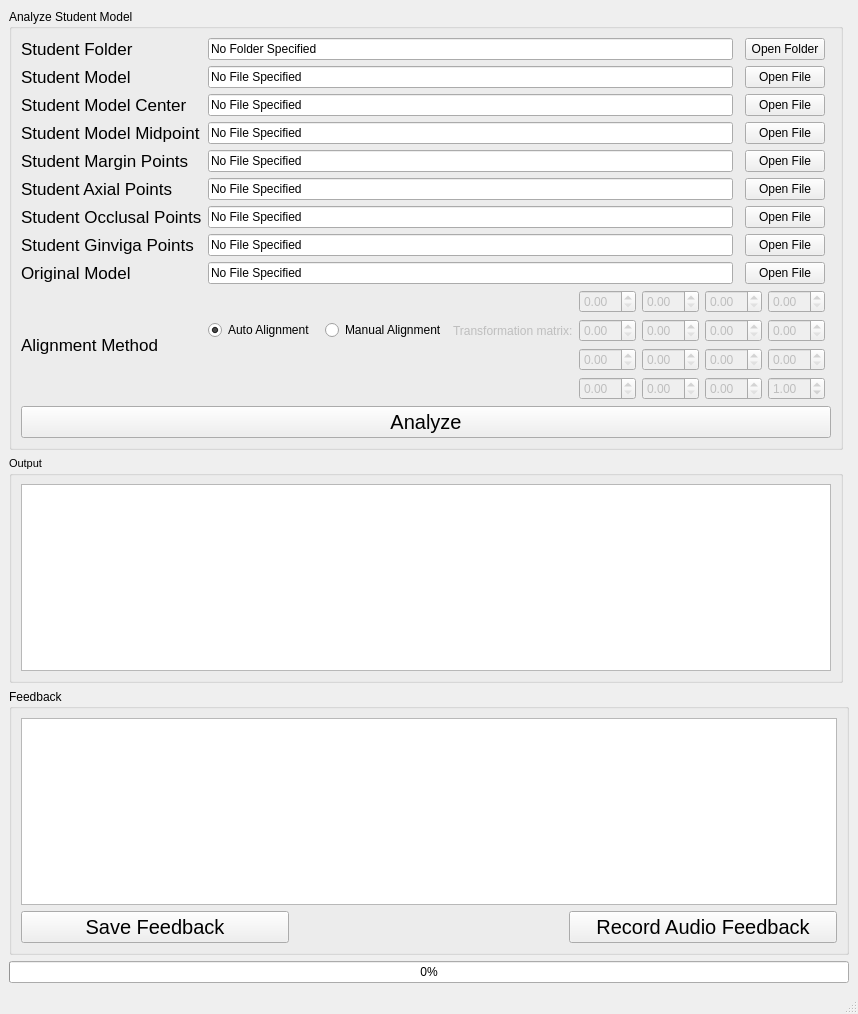
<?xml version="1.0" encoding="UTF-8"?>
<ui version="4.0">
 <class>MainWindow</class>
 <widget class="QMainWindow" name="MainWindow">
  <property name="geometry">
   <rect>
    <x>0</x>
    <y>0</y>
    <width>858</width>
    <height>1014</height>
   </rect>
  </property>
  <property name="font">
   <font>
    <family>Arial</family>
   </font>
  </property>
  <property name="focusPolicy">
   <enum>Qt::StrongFocus</enum>
  </property>
  <property name="windowTitle">
   <string>DentalAnalyzer</string>
  </property>
  <widget class="QWidget" name="centralwidget">
   <layout class="QGridLayout" name="gridLayout_4">
    <item row="2" column="0">
     <widget class="QProgressBar" name="progressBar">
      <property name="value">
       <number>0</number>
      </property>
     </widget>
    </item>
    <item row="1" column="0">
     <layout class="QGridLayout" name="gridLayout_3">
      <item row="1" column="0">
       <widget class="QGroupBox" name="groupBox_2">
        <property name="font">
         <font>
          <family>Arial</family>
          <pointsize>8</pointsize>
         </font>
        </property>
        <property name="title">
         <string>Output</string>
        </property>
        <layout class="QGridLayout" name="gridLayout_6">
         <item row="0" column="0">
          <widget class="QTextBrowser" name="textBrowserOutput">
           <property name="enabled">
            <bool>true</bool>
           </property>
           <property name="font">
            <font>
             <family>Arial</family>
             <pointsize>12</pointsize>
            </font>
           </property>
           <property name="html">
            <string>&lt;!DOCTYPE HTML PUBLIC &quot;-//W3C//DTD HTML 4.0//EN&quot; &quot;http://www.w3.org/TR/REC-html40/strict.dtd&quot;&gt;
&lt;html&gt;&lt;head&gt;&lt;meta name=&quot;qrichtext&quot; content=&quot;1&quot; /&gt;&lt;style type=&quot;text/css&quot;&gt;
p, li { white-space: pre-wrap; }
&lt;/style&gt;&lt;/head&gt;&lt;body style=&quot; font-family:'Arial','Arial','Arial'; font-size:12pt; font-weight:400; font-style:normal;&quot;&gt;
&lt;p align=&quot;center&quot; style=&quot;-qt-paragraph-type:empty; margin-top:0px; margin-bottom:0px; margin-left:0px; margin-right:0px; -qt-block-indent:0; text-indent:0px;&quot;&gt;&lt;br /&gt;&lt;/p&gt;&lt;/body&gt;&lt;/html&gt;</string>
           </property>
          </widget>
         </item>
        </layout>
       </widget>
      </item>
      <item row="2" column="0" colspan="2">
       <widget class="QGroupBox" name="groupBox">
        <property name="title">
         <string>Feedback</string>
        </property>
        <layout class="QGridLayout" name="gridLayout_5">
         <item row="1" column="2">
          <widget class="QPushButton" name="pushButtonRecordAudio">
           <property name="font">
            <font>
             <family>Arial</family>
             <pointsize>15</pointsize>
            </font>
           </property>
           <property name="text">
            <string>Record Audio Feedback</string>
           </property>
          </widget>
         </item>
         <item row="1" column="0">
          <widget class="QPushButton" name="pushButtonSaveFeedback">
           <property name="font">
            <font>
             <family>Arial</family>
             <pointsize>15</pointsize>
            </font>
           </property>
           <property name="text">
            <string>Save Feedback</string>
           </property>
          </widget>
         </item>
         <item row="0" column="0" colspan="3">
          <widget class="QTextEdit" name="textEdit">
           <property name="font">
            <font>
             <family>Arial</family>
             <pointsize>12</pointsize>
            </font>
           </property>
          </widget>
         </item>
        </layout>
       </widget>
      </item>
      <item row="0" column="0">
       <widget class="QGroupBox" name="GroupBoxAnalyze">
        <property name="enabled">
         <bool>true</bool>
        </property>
        <property name="font">
         <font>
          <family>Arial</family>
         </font>
        </property>
        <property name="mouseTracking">
         <bool>false</bool>
        </property>
        <property name="focusPolicy">
         <enum>Qt::NoFocus</enum>
        </property>
        <property name="autoFillBackground">
         <bool>false</bool>
        </property>
        <property name="title">
         <string>Analyze Student Model</string>
        </property>
        <property name="flat">
         <bool>false</bool>
        </property>
        <layout class="QGridLayout" name="gridLayout" columnstretch="0,0,0,0,0">
         <item row="5" column="0">
          <widget class="QLabel" name="label_4">
           <property name="font">
            <font>
             <family>Arial</family>
             <pointsize>13</pointsize>
            </font>
           </property>
           <property name="text">
            <string>Student Axial Points</string>
           </property>
          </widget>
         </item>
         <item row="11" column="0">
          <widget class="QLabel" name="label_8">
           <property name="font">
            <font>
             <family>Arial</family>
             <pointsize>13</pointsize>
            </font>
           </property>
           <property name="text">
            <string>Alignment Method</string>
           </property>
          </widget>
         </item>
         <item row="6" column="0">
          <widget class="QLabel" name="label_5">
           <property name="font">
            <font>
             <family>Arial</family>
             <pointsize>13</pointsize>
            </font>
           </property>
           <property name="text">
            <string>Student Occlusal Points</string>
           </property>
          </widget>
         </item>
         <item row="11" column="1" colspan="3">
          <layout class="QGridLayout" name="gridLayout_2" columnstretch="4,3,1,1,1,1,0">
           <item row="0" column="3">
            <widget class="QDoubleSpinBox" name="doubleSpinBox_11">
             <property name="enabled">
              <bool>false</bool>
             </property>
             <property name="prefix">
              <string/>
             </property>
            </widget>
           </item>
           <item row="2" column="3">
            <widget class="QDoubleSpinBox" name="doubleSpinBox_31">
             <property name="enabled">
              <bool>false</bool>
             </property>
            </widget>
           </item>
           <item row="2" column="5">
            <widget class="QDoubleSpinBox" name="doubleSpinBox_33">
             <property name="enabled">
              <bool>false</bool>
             </property>
            </widget>
           </item>
           <item row="1" column="2">
            <widget class="QLabel" name="labelTransformationMatrix">
             <property name="enabled">
              <bool>false</bool>
             </property>
             <property name="text">
              <string>Transformation matrix:</string>
             </property>
            </widget>
           </item>
           <item row="1" column="3">
            <widget class="QDoubleSpinBox" name="doubleSpinBox_21">
             <property name="enabled">
              <bool>false</bool>
             </property>
            </widget>
           </item>
           <item row="1" column="4">
            <widget class="QDoubleSpinBox" name="doubleSpinBox_22">
             <property name="enabled">
              <bool>false</bool>
             </property>
            </widget>
           </item>
           <item row="2" column="4">
            <widget class="QDoubleSpinBox" name="doubleSpinBox_32">
             <property name="enabled">
              <bool>false</bool>
             </property>
            </widget>
           </item>
           <item row="0" column="4">
            <widget class="QDoubleSpinBox" name="doubleSpinBox_12">
             <property name="enabled">
              <bool>false</bool>
             </property>
            </widget>
           </item>
           <item row="1" column="1">
            <widget class="QRadioButton" name="radioButtonManualAlignment">
             <property name="text">
              <string>Manual Alignment</string>
             </property>
            </widget>
           </item>
           <item row="1" column="5">
            <widget class="QDoubleSpinBox" name="doubleSpinBox_23">
             <property name="enabled">
              <bool>false</bool>
             </property>
            </widget>
           </item>
           <item row="2" column="6">
            <widget class="QDoubleSpinBox" name="doubleSpinBox_34">
             <property name="enabled">
              <bool>false</bool>
             </property>
            </widget>
           </item>
           <item row="1" column="6">
            <widget class="QDoubleSpinBox" name="doubleSpinBox_24">
             <property name="enabled">
              <bool>false</bool>
             </property>
            </widget>
           </item>
           <item row="0" column="6">
            <widget class="QDoubleSpinBox" name="doubleSpinBox_14">
             <property name="enabled">
              <bool>false</bool>
             </property>
            </widget>
           </item>
           <item row="0" column="5">
            <widget class="QDoubleSpinBox" name="doubleSpinBox_13">
             <property name="enabled">
              <bool>false</bool>
             </property>
            </widget>
           </item>
           <item row="1" column="0">
            <widget class="QRadioButton" name="radioButtonAutoAlignment">
             <property name="text">
              <string>Auto Alignment</string>
             </property>
             <property name="checked">
              <bool>true</bool>
             </property>
            </widget>
           </item>
           <item row="3" column="4">
            <widget class="QDoubleSpinBox" name="doubleSpinBox_42">
             <property name="enabled">
              <bool>false</bool>
             </property>
            </widget>
           </item>
           <item row="3" column="5">
            <widget class="QDoubleSpinBox" name="doubleSpinBox_43">
             <property name="enabled">
              <bool>false</bool>
             </property>
            </widget>
           </item>
           <item row="3" column="6">
            <widget class="QDoubleSpinBox" name="doubleSpinBox_44">
             <property name="enabled">
              <bool>false</bool>
             </property>
             <property name="value">
              <double>1.000000000000000</double>
             </property>
            </widget>
           </item>
           <item row="3" column="3">
            <widget class="QDoubleSpinBox" name="doubleSpinBox_41">
             <property name="enabled">
              <bool>false</bool>
             </property>
            </widget>
           </item>
          </layout>
         </item>
         <item row="2" column="3">
          <widget class="QPushButton" name="pushButtonStudentCenter">
           <property name="text">
            <string>Open File</string>
           </property>
          </widget>
         </item>
         <item row="0" column="3">
          <widget class="QPushButton" name="pushButtonStudentFolder">
           <property name="text">
            <string>Open Folder</string>
           </property>
           <property name="checkable">
            <bool>false</bool>
           </property>
           <property name="checked">
            <bool>false</bool>
           </property>
           <property name="autoRepeat">
            <bool>false</bool>
           </property>
           <property name="default">
            <bool>false</bool>
           </property>
           <property name="flat">
            <bool>false</bool>
           </property>
          </widget>
         </item>
         <item row="3" column="0">
          <widget class="QLabel" name="label_11">
           <property name="font">
            <font>
             <family>Arial</family>
             <pointsize>13</pointsize>
            </font>
           </property>
           <property name="text">
            <string>Student Model Midpoint</string>
           </property>
          </widget>
         </item>
         <item row="0" column="1">
          <widget class="QLineEdit" name="lineEditStudentFolder">
           <property name="focusPolicy">
            <enum>Qt::ClickFocus</enum>
           </property>
           <property name="text">
            <string>No Folder Specified</string>
           </property>
           <property name="readOnly">
            <bool>true</bool>
           </property>
          </widget>
         </item>
         <item row="4" column="1">
          <widget class="QLineEdit" name="lineEditStudentMarginPoints">
           <property name="focusPolicy">
            <enum>Qt::ClickFocus</enum>
           </property>
           <property name="text">
            <string>No File Specified</string>
           </property>
           <property name="readOnly">
            <bool>true</bool>
           </property>
          </widget>
         </item>
         <item row="1" column="0">
          <widget class="QLabel" name="label_2">
           <property name="font">
            <font>
             <family>Arial</family>
             <pointsize>13</pointsize>
            </font>
           </property>
           <property name="text">
            <string>Student Model</string>
           </property>
          </widget>
         </item>
         <item row="8" column="0">
          <widget class="QLabel" name="label_7">
           <property name="font">
            <font>
             <family>Arial</family>
             <pointsize>13</pointsize>
            </font>
           </property>
           <property name="text">
            <string>Original Model</string>
           </property>
          </widget>
         </item>
         <item row="2" column="0">
          <widget class="QLabel" name="label_10">
           <property name="font">
            <font>
             <family>Arial</family>
             <pointsize>13</pointsize>
            </font>
           </property>
           <property name="text">
            <string>Student Model Center</string>
           </property>
          </widget>
         </item>
         <item row="7" column="3">
          <widget class="QPushButton" name="pushButtonStudentGingivaPoints">
           <property name="text">
            <string>Open File</string>
           </property>
          </widget>
         </item>
         <item row="2" column="1">
          <widget class="QLineEdit" name="lineEditStudentCenter">
           <property name="text">
            <string>No File Specified</string>
           </property>
           <property name="readOnly">
            <bool>true</bool>
           </property>
          </widget>
         </item>
         <item row="1" column="3">
          <widget class="QPushButton" name="pushButtonStudentModel">
           <property name="text">
            <string>Open File</string>
           </property>
          </widget>
         </item>
         <item row="7" column="1">
          <widget class="QLineEdit" name="lineEditStudentGingivaPoints">
           <property name="focusPolicy">
            <enum>Qt::ClickFocus</enum>
           </property>
           <property name="text">
            <string>No File Specified</string>
           </property>
           <property name="readOnly">
            <bool>true</bool>
           </property>
          </widget>
         </item>
         <item row="7" column="0">
          <widget class="QLabel" name="label_6">
           <property name="font">
            <font>
             <family>Arial</family>
             <pointsize>13</pointsize>
            </font>
           </property>
           <property name="frameShape">
            <enum>QFrame::NoFrame</enum>
           </property>
           <property name="text">
            <string>Student Ginviga Points</string>
           </property>
          </widget>
         </item>
         <item row="3" column="1">
          <widget class="QLineEdit" name="lineEditStudentMidpoint">
           <property name="text">
            <string>No File Specified</string>
           </property>
           <property name="readOnly">
            <bool>true</bool>
           </property>
          </widget>
         </item>
         <item row="6" column="3">
          <widget class="QPushButton" name="pushButtonStudentOcclusalPoints">
           <property name="text">
            <string>Open File</string>
           </property>
          </widget>
         </item>
         <item row="20" column="0" colspan="5">
          <widget class="QPushButton" name="pushButtonAnalyze">
           <property name="font">
            <font>
             <family>Arial</family>
             <pointsize>15</pointsize>
            </font>
           </property>
           <property name="text">
            <string>Analyze</string>
           </property>
          </widget>
         </item>
         <item row="8" column="3">
          <widget class="QPushButton" name="pushButtonOriginalModel">
           <property name="text">
            <string>Open File</string>
           </property>
          </widget>
         </item>
         <item row="6" column="1">
          <widget class="QLineEdit" name="lineEditStudentOcclusalPoints">
           <property name="focusPolicy">
            <enum>Qt::ClickFocus</enum>
           </property>
           <property name="text">
            <string>No File Specified</string>
           </property>
           <property name="readOnly">
            <bool>true</bool>
           </property>
          </widget>
         </item>
         <item row="1" column="1">
          <widget class="QLineEdit" name="lineEditStudentModel">
           <property name="focusPolicy">
            <enum>Qt::ClickFocus</enum>
           </property>
           <property name="text">
            <string>No File Specified</string>
           </property>
           <property name="readOnly">
            <bool>true</bool>
           </property>
          </widget>
         </item>
         <item row="4" column="3">
          <widget class="QPushButton" name="pushButtonStudentMarginPoints">
           <property name="text">
            <string>Open File</string>
           </property>
          </widget>
         </item>
         <item row="4" column="0">
          <widget class="QLabel" name="label_3">
           <property name="font">
            <font>
             <family>Arial</family>
             <pointsize>13</pointsize>
            </font>
           </property>
           <property name="text">
            <string>Student Margin Points</string>
           </property>
          </widget>
         </item>
         <item row="3" column="3">
          <widget class="QPushButton" name="pushButtonStudentMidpoint">
           <property name="text">
            <string>Open File</string>
           </property>
          </widget>
         </item>
         <item row="0" column="0">
          <widget class="QLabel" name="label">
           <property name="font">
            <font>
             <family>Arial</family>
             <pointsize>13</pointsize>
            </font>
           </property>
           <property name="text">
            <string>Student Folder</string>
           </property>
          </widget>
         </item>
         <item row="5" column="3">
          <widget class="QPushButton" name="pushButtonStudentAxialPoints">
           <property name="text">
            <string>Open File</string>
           </property>
          </widget>
         </item>
         <item row="5" column="1">
          <widget class="QLineEdit" name="lineEditStudentAxialPoints">
           <property name="focusPolicy">
            <enum>Qt::ClickFocus</enum>
           </property>
           <property name="text">
            <string>No File Specified</string>
           </property>
           <property name="readOnly">
            <bool>true</bool>
           </property>
          </widget>
         </item>
         <item row="8" column="1">
          <widget class="QLineEdit" name="lineEditOriginalModel">
           <property name="text">
            <string>No File Specified</string>
           </property>
           <property name="readOnly">
            <bool>true</bool>
           </property>
          </widget>
         </item>
        </layout>
       </widget>
      </item>
     </layout>
    </item>
   </layout>
  </widget>
  <widget class="QMenuBar" name="menubar">
   <property name="geometry">
    <rect>
     <x>0</x>
     <y>0</y>
     <width>858</width>
     <height>21</height>
    </rect>
   </property>
  </widget>
  <widget class="QStatusBar" name="statusBar"/>
 </widget>
 <resources/>
 <connections/>
</ui>
